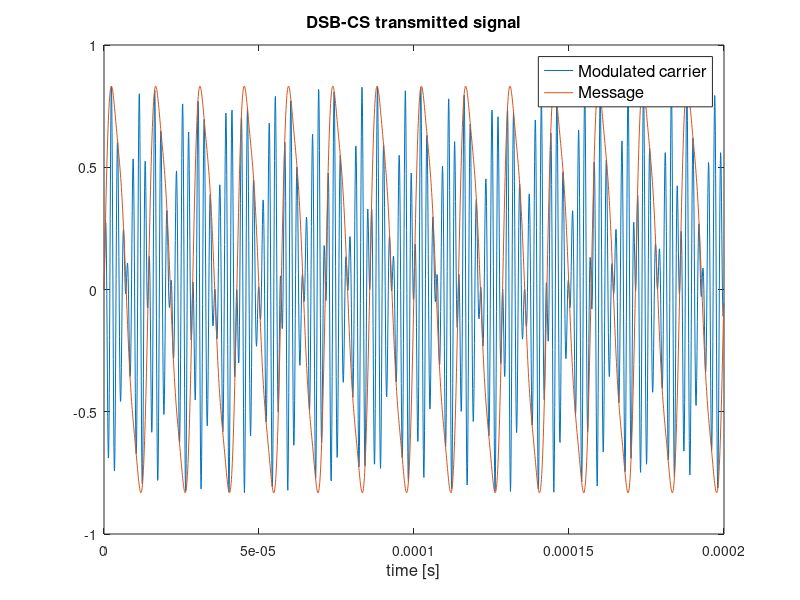
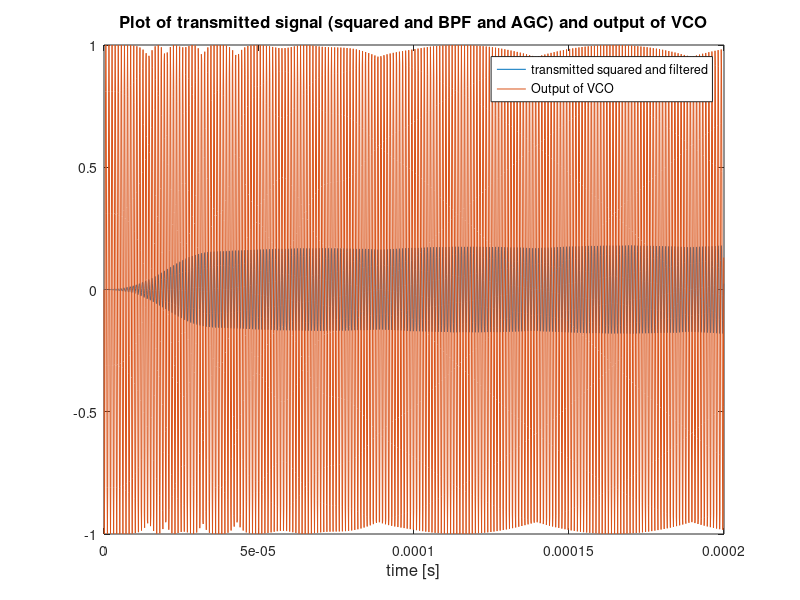
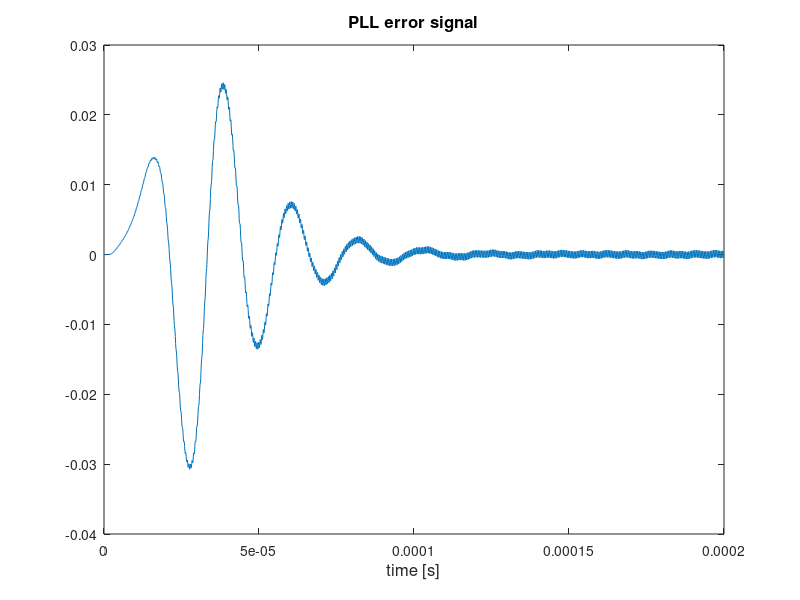
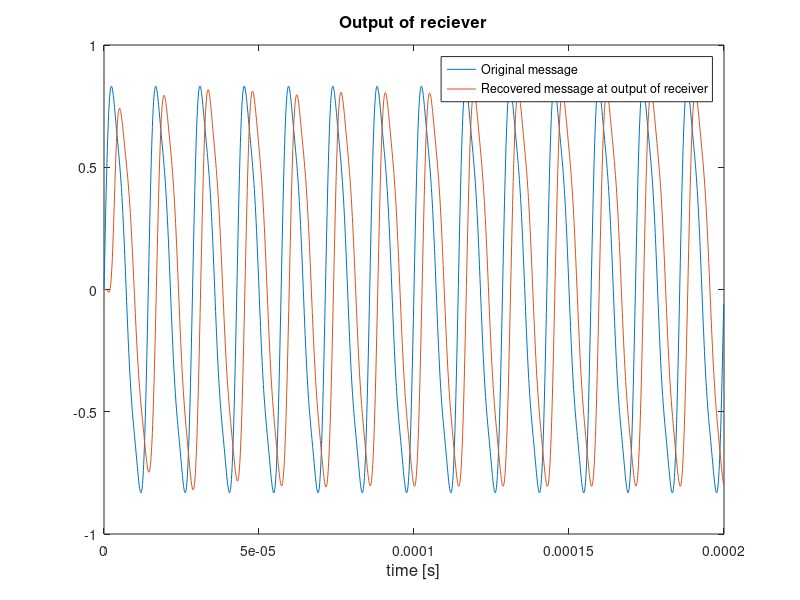

MATLAB code to generate these figures, in order:
%%%USER INPUTS:%%%

%Sampled time-domain inputs:
fs=10E6; %Sampling frequency [Hz]
NF=2000; %Number of samples in simulation

%Transmitted signal:
fcarrier=.501E6; %Frequency of carrier wave [Hz]
phase_carrier=20; %Phase of reference signal [radians]
fm=.07E6; %frequency of message signal [Hz]

%BPF after squaring the input, centered at: 2*fcarrier
mult_filt_order=400 % order of filter
mult_filt_low_freq=.99E6; %pass band, lower bound
mult_filt_high_freq=1.01E6; %pass band, upper bound

%LPF that comes after downconvering multiplier
demod_filt_order=50 % order of filter
demod_filt_high_freq=.4E6; %pass band, upper bound

%AGC characeristics
ds=.2; %desired power at receiver
lenavg=300; %length over which to average
mu=.0015; %AGC algorithm stepsize

%PLL inputs:
fVCO=1E6; %free running oscilating frequency of VCO [Hz]
KVCO=.8E6; %Gain of VCO (i.e. voltage to frequency transfer coefficient) [Hz/V]
G1=0.4467; %Proportional gain term of PI controller
G2=1.7783e+05; %Integral gain term of PI controller
fc=.2E6; %Cut-off frequency of low-pass filter (after the multiplier) [Hz]
filter_coefficient_num=20; %Number of filter coefficeints of low-pass filter

%%%INITIALIZE%%%

%AGC initialization
a=zeros(size(1:NF)); a(1)=1; %initialize AGC amplitude parameter
s=zeros(size(1:NF)); %initialize outputs
avec=zeros(1,lenavg); %vector to store terms for averaging

%Sampled time-domain initialization
Ts=1/fs; %sampling period
t_vec=[0:Ts:(NF-1)*Ts]; %time vector

%Create transmitted signal
carrier=sin(2*pi*fcarrier*t_vec+phase_carrier*2*pi/360); %carrier_signal
message=.8*(sin(2*pi*fm*t_vec)+.2*sin(2*pi*fm*t_vec*2)+.1*sin(2*pi*fm*t_vec*3)); %message signal
modulated_carrier=carrier.*message; %product of carrier with message

%BPF initialization (filter after squarer)
b_mult_filt = fir1(mult_filt_order,[mult_filt_low_freq*2/fs mult_filt_high_freq*2/fs]); %design FIR filter coefficients
mult_filter_buffer=zeros(1,mult_filt_order+1);
squared_input_filtered=0;

%LPF initialization (filter after downconvering multiplier)
b_demod_filt = fir1(demod_filt_order,demod_filt_high_freq*2/fs, 'low'); %design FIR filter coefficients
demod_filter_buffer=zeros(1,demod_filt_order+1);
squared_input_filtered=0;

%PLL initialization
b = fir1(filter_coefficient_num,fc/(fs/2)); %design FIR filter coefficients
VCO=zeros(1,NF); %initialize VCO signal array
phi=zeros(1,NF); %initialize VCO angle (phi) array
error=zeros(1,NF); %initialize error array
Int_error=zeros(1,NF); %initialize error array
filter_buffer=zeros(1,filter_coefficient_num+1); %initialize PLL LPF buffer
error_mult=0; %initalize error signal

%%%BEGIN SAMPLED TIME SIMULATION!!!E%%%
for n=1:NF
    t=(n-1)*Ts; %Current time (start at t = 0 seconds
 
    %Extract carrier
    %1. Recieved signal sent to AGC to scale the amplitude
   
    s(n)=a(n)*modulated_carrier(n); %multiply AGC gain with the modulated carrier signal
    avec=[sign(a(n))*(s(n)^2-ds),avec(1:end-1)]; %incorporate new update into avec 
    a(n+1)=a(n)-mu*mean(avec); %update AGC gain 
    
    %2. Scaled recieved signal is  squared:
    squared_input(n)=s(n)^2; %Square the received signal
  
    %3. Scaled squared signal is processed by BPF to extract tone at 2*carrier
    mult_filter_buffer=[mult_filter_buffer(2:mult_filt_order+1), squared_input(n)]; %update BPF buffer
    squared_input_filtered(n+1)=fliplr(b_mult_filt)*mult_filter_buffer'; %BPF operation
    %reference(n)=squared_input_filtered(n); %this is the signal that goes to the PLL   
    
    %4. PLL calculations:
    error_mult(n)=squared_input_filtered(n)*VCO(n);%multiply VCO x Signal input to get raw error signal
    %Low pass filter the raw error signal:
    filter_buffer=[filter_buffer(2:filter_coefficient_num+1), error_mult(n)]; %update PLL LPF buffer
    error(n+1)=fliplr(b)*filter_buffer';
    %Process filtered error signal through PI controller:
    Int_error(n+1)=Int_error(n)+G2*error(n)*Ts;
    PI_error(n+1)=G1*error(n+1)+Int_error(n+1);
    %Update VCO:
    phi(n+1)=phi(n)+2*pi*PI_error(n+1)*KVCO*Ts; %update the phase of the VCO
    VCO(n+1)=sin(2*pi*fVCO*t+phi(n+1)); %compute VCO signal
    VCO_shifted(n+1)=sin(2*pi*fVCO*t+phi(n+1)-pi/2); %shift output of PLL by 90 degrees 
    
    %divide frequency of PLL's output by 2 AND subtract out the phase shift
    %caused by the BPF that was used to extract tone at 2*carrier. This
    %produces a tone that is syncronous with the carrier of the received signal.
    BPF_phase_shift=320; %This is experimentally found by looking at frequency response of BPF at center frequency
     Demod_sin(n)=sin((2*pi*fVCO*t+phi(n)-pi/2)/2-BPF_phase_shift*2*pi/360+0*pi); %1/2 frequency divider 
    
    %calculate actual carrier signal (we do this if to compare
    %with the tone we created above)
    Demod_sin_real(n)=sin(2*pi*fcarrier*t+phase_carrier*2*pi/360);
    
    %Take our found syncronous tone and multiply it with recieved signal to
    %down convert:
    demod_signal(n)=Demod_sin(n)*modulated_carrier(n); %multiply carrier with syncronous tone
    
    %LPF above signal to extract messae
    demod_filter_buffer=[demod_filter_buffer(2:demod_filt_order+1), demod_signal(n)]; %update filter buffer
    demod_input_filtered(n+1)=fliplr(b_demod_filt)*demod_filter_buffer'; %apply filter
    output(n)=2*demod_input_filtered(n); %multiply amplitude by 2 (just because). Finally, this is our (scaled) demodulated signal!
end

%plot transmitted signal
figure(1)
plot(t_vec, modulated_carrier, t_vec, message); %plot modulated signal
legend('Modulated carrier','Message','FontSize',12);
title('DSB-CS transmitted signal','FontSize',12)
xlabel('time [s]','FontSize',12)

%Plot VCO (output) and reference (input) signals:
figure(2)
plot(t_vec,squared_input_filtered(1:end-1),t_vec,VCO_shifted(1:end-1))
title('Plot of transmitted signal (squared and BPF and AGC) and output of VCO','FontSize',12)
xlabel('time [s]','FontSize',12)
legend('transmitted squared and filtered','Output of VCO')

%Plot error signal:
figure(3)
plot(t_vec,error(1:end-1))
title('PLL error signal','FontSize',12)
xlabel('time [s]','FontSize',12) 

%Plot original message and recovered message at output of receiver: 
figure(4)
plot(t_vec,message,t_vec,output)
title('Output of reciever','FontSize',12)
xlabel('time [s]','FontSize',12) 
legend('Original message','Recovered message at output of receiver')

%Plot actual carrier and extracted carrier (From PLL)
figure(5)
plot(t_vec,Demod_sin_real,t_vec,Demod_sin)
title('Extracted carrier','FontSize',12)
xlabel('time [s]','FontSize',12) 
legend('Actual carrier','Extracted carrier (from PLL) used to demodulate')

%Plot AGC gain
figure(6)
plot(t_vec,a(1:end-1))
title('AGC gain','FontSize',12)
xlabel('time [s]','FontSize',12) 